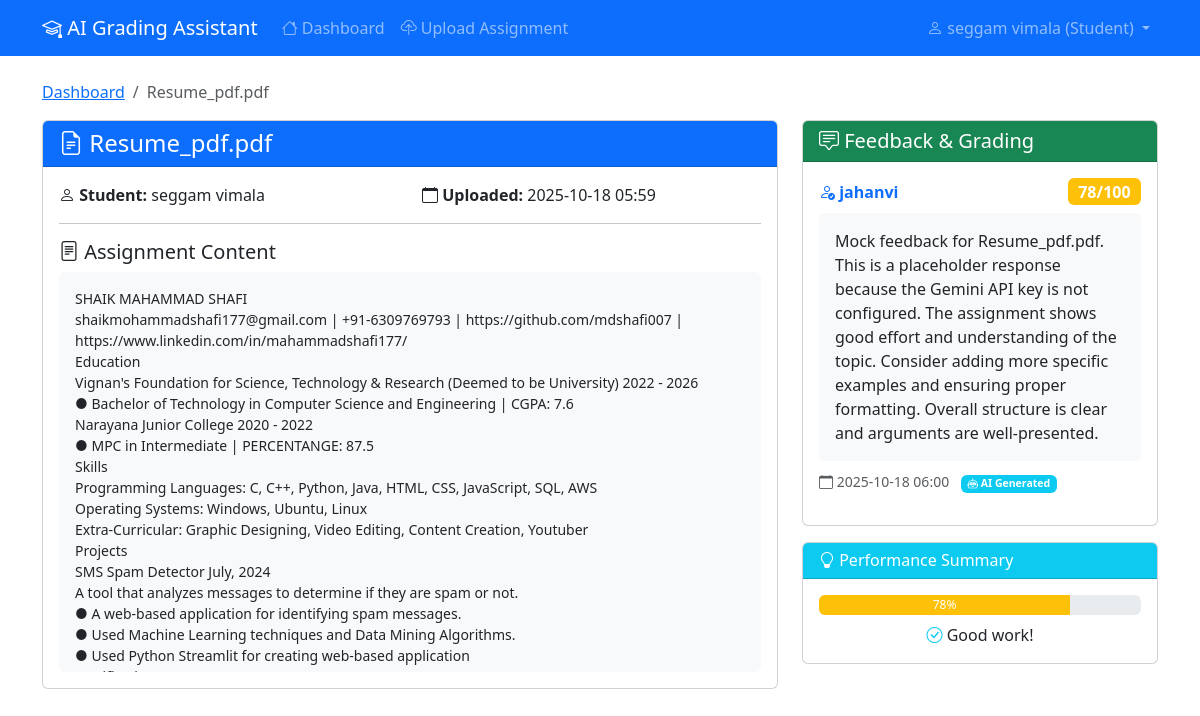
/assignment/1 (signed in), run on the app's committed database.
### StudyBuddy/models.py (models this page shows, shortened)
class User(UserMixin, db.Model):
    id = db.Column(db.Integer, primary_key=True)
    name = db.Column(db.String(100), nullable=False)
    email = db.Column(db.String(120), unique=True, nullable=False)
    password_hash = db.Column(db.String(200), nullable=False)
    role = db.Column(db.String(20), nullable=False)  # 'student' or 'teacher'
    created_at = db.Column(db.DateTime, default=datetime.utcnow)
    assignments = db.relationship('Assignment', backref='student', lazy=True, foreign_keys='Assignment.student_id')
    feedbacks = db.relationship('Feedback', backref='teacher', lazy=True, foreign_keys='Feedback.teacher_id')

class Assignment(db.Model):
    id = db.Column(db.Integer, primary_key=True)
    student_id = db.Column(db.Integer, db.ForeignKey('user.id'), nullable=False)
    filename = db.Column(db.String(255), nullable=False)
    filepath = db.Column(db.String(500), nullable=False)
    text_content = db.Column(db.Text, nullable=True)
    uploaded_at = db.Column(db.DateTime, default=datetime.utcnow)
    feedbacks = db.relationship('Feedback', backref='assignment', lazy=True, cascade='all, delete-orphan')

class Feedback(db.Model):
    id = db.Column(db.Integer, primary_key=True)
    assignment_id = db.Column(db.Integer, db.ForeignKey('assignment.id'), nullable=False)
    teacher_id = db.Column(db.Integer, db.ForeignKey('user.id'), nullable=False)
    content = db.Column(db.Text, nullable=False)
    score = db.Column(db.Integer, nullable=True)  # 0-100
    generated_by_ai = db.Column(db.Boolean, default=True)
    created_at = db.Column(db.DateTime, default=datetime.utcnow)

### StudyBuddy/app.py (the view)
@app.route('/assignment/<int:assignment_id>')
@login_required
def view_assignment(assignment_id):
    assignment = Assignment.query.get_or_404(assignment_id)
    if current_user.role == 'student' and assignment.student_id != current_user.id:
        flash('Access denied', 'error')
        return redirect(url_for('student_dashboard'))
    feedbacks = Feedback.query.filter_by(assignment_id=assignment_id).order_by(Feedback.created_at.desc()).all()
    return render_template('view_assignment.html', assignment=assignment, feedbacks=feedbacks)

### StudyBuddy/app.py (called while the page is built)
@login_manager.user_loader
def load_user(user_id):
    return User.query.get(int(user_id))

### StudyBuddy/templates/view_assignment.html (shortened to what this page needs)
{% extends "base.html" %}
{% block content %}
<div class="row">
    <div class="col-12">
        <nav aria-label="breadcrumb">
            <ol class="breadcrumb">
                <li class="breadcrumb-item">
                    {% if current_user.role == 'student' %}
                        <a href="{{ url_for('student_dashboard') }}">Dashboard</a>
                    {% else %}
                        <a href="{{ url_for('teacher_dashboard') }}">Dashboard</a>
                    {% endif %}
                </li>
                <li class="breadcrumb-item active">{{ assignment.filename }}</li>
            </ol>
        </nav>
    </div>
</div>
<div class="row">
    <div class="col-lg-8">
        <div class="card">
            <div class="card-header bg-primary text-white">
                <h4 class="card-title mb-0">
                    <i class="bi bi-file-earmark-text"></i> {{ assignment.filename }}
                </h4>
            </div>
            <div class="card-body">
                <div class="row mb-3">
                    <div class="col-md-6">
                        <strong><i class="bi bi-person"></i> Student:</strong> {{ assignment.student.name }}
                    </div>
                    <div class="col-md-6">
                        <strong><i class="bi bi-calendar"></i> Uploaded:</strong> {{ assignment.uploaded_at.strftime('%Y-%m-%d %H:%M') }}
                    </div>
                </div>
                <hr>
                <h5><i class="bi bi-file-text"></i> Assignment Content</h5>
                <div class="bg-light p-3 rounded" style="max-height: 400px; overflow-y: auto;">
                    <pre style="white-space: pre-wrap; font-family: inherit;">{{ assignment.text_content or 'No text content extracted.' }}</pre>
                </div>
            </div>
        </div>
    </div>
    <div class="col-lg-4">
        <div class="card">
            <div class="card-header bg-success text-white">
                <h5 class="card-title mb-0">
                    <i class="bi bi-chat-square-text"></i> Feedback & Grading
                </h5>
            </div>
            <div class="card-body">
                {% if feedbacks %}
                    {% for feedback in feedbacks %}
                    <div class="feedback-item mb-3 {% if not loop.last %}border-bottom pb-3{% endif %}">
                        <div class="d-flex justify-content-between align-items-center mb-2">
                            <strong class="text-primary">
                                <i class="bi bi-person-check"></i> {{ feedback.teacher.name }}
                            </strong>
                            {% if feedback.score %}
                            <span class="badge bg-{{ 'success' if feedback.score >= 80 else 'warning' if feedback.score >= 60 else 'danger' }} fs-6">
                                {{ feedback.score }}/100
                            </span>
                            {% endif %}
                        </div>
                        <div class="feedback-content bg-light p-3 rounded mb-2">
                            <p class="mb-0">{{ feedback.content }}</p>
                        </div>
                        <div class="feedback-meta">
                            <small class="text-muted">
                                <i class="bi bi-calendar"></i> {{ feedback.created_at.strftime('%Y-%m-%d %H:%M') }}
                                {% if feedback.generated_by_ai %}
                                <span class="badge bg-info ms-2">
                                    <i class="bi bi-robot"></i> AI Generated
                                </span>
                                {% endif %}
                            </small>
                        </div>
                    </div>
                    {% endfor %}
                {% endif %}
            </div>
        </div>
        {% if current_user.role == 'student' and feedbacks %}
        <div class="card mt-3">
            <div class="card-header bg-info text-white">
                <h6 class="card-title mb-0">
                    <i class="bi bi-lightbulb"></i> Performance Summary
                </h6>
            </div>
            <div class="card-body">
                {% set latest_feedback = feedbacks|selectattr('score')|first %}
                {% if latest_feedback %}
                <div class="text-center">
                    <div class="progress mb-2" style="height: 20px;">
                        <div class="progress-bar bg-{{ 'success' if latest_feedback.score >= 80 else 'warning' if latest_feedback.score >= 60 else 'danger' }}"
                             style="width: {{ latest_feedback.score }}%">
                            {{ latest_feedback.score }}%
                        </div>
                    </div>
                    <p class="mb-0">
                        {% if latest_feedback.score >= 90 %}
                            <i class="bi bi-trophy text-warning"></i> Excellent work!
                        {% elif latest_feedback.score >= 80 %}
                            <i class="bi bi-star text-success"></i> Great job!
                        {% elif latest_feedback.score >= 70 %}
                            <i class="bi bi-check-circle text-info"></i> Good work!
                        {% elif latest_feedback.score >= 60 %}
                            <i class="bi bi-exclamation-circle text-warning"></i> Needs improvement
                        {% else %}
                            <i class="bi bi-x-circle text-danger"></i> Requires significant improvement
                        {% endif %}
                    </p>
                </div>
                {% endif %}
            </div>
        </div>
        {% endif %}
    </div>
</div>
{% endblock %}

### StudyBuddy/templates/base.html (shortened to what this page needs)
<!DOCTYPE html>
<html lang="en">
<head>
    <link href="https://cdn.jsdelivr.net/npm/bootstrap@5.3.0/dist/css/bootstrap.min.css" rel="stylesheet">
    <link href="https://cdn.jsdelivr.net/npm/bootstrap-icons@1.10.0/font/bootstrap-icons.css" rel="stylesheet">
</head>
<body>
    <nav class="navbar navbar-expand-lg navbar-dark bg-primary">
        <div class="container">
            <a class="navbar-brand" href="{{ url_for('index') }}">
                <i class="bi bi-mortarboard"></i> AI Grading Assistant
            </a>
            {% if current_user.is_authenticated %}
            <div class="collapse navbar-collapse" id="navbarNav">
                <ul class="navbar-nav me-auto">
                    {% if current_user.role == 'student' %}
                    <li class="nav-item">
                        <a class="nav-link" href="{{ url_for('student_dashboard') }}">
                            <i class="bi bi-house"></i> Dashboard
                        </a>
                    </li>
                    <li class="nav-item">
                        <a class="nav-link" href="{{ url_for('upload_assignment') }}">
                            <i class="bi bi-cloud-upload"></i> Upload Assignment
                        </a>
                    </li>
                    {% endif %}
                </ul>
                <ul class="navbar-nav">
                    <li class="nav-item dropdown">
                        <a class="nav-link dropdown-toggle" href="#" role="button" data-bs-toggle="dropdown">
                            <i class="bi bi-person"></i> {{ current_user.name }} ({{ current_user.role.title() }})
                        </a>
                    </li>
                </ul>
            </div>
            {% endif %}
        </div>
    </nav>
    <main class="container mt-4">
        {% block content %}{% endblock %}
    </main>
</body>
</html>

### data on the page
User: name "seggam vimala", role "Student", student.name "seggam vimala"
Assignment: filename "Resume_pdf.pdf", uploaded_at "2025-10-18 05:59", text_content "SHAIK MAHAMMAD SHAFI shaikmohammadshafi177@gmail.com | +91-6309769793 | https://github.com/mdshafi007 | https://www.linkedin.com/in/mahammadshafi177/ Education Vignan's Foundation for Science, Technology & Research (Deemed to be University) 2022 - 2026 ● Bachelor of Technology in Computer Science and Engineering | CGPA: 7.6 Narayana Junior College 2020 - 2022 ● MPC in Intermediate | PERCENTANGE: 87.5 Skills Programming Languages: C, C++, Python, Java, HTML, CSS, JavaScript, SQL, AWS Operating Systems: Windows, Ubuntu, Linux Extra-Curricular: Graphic Designing, Video Editing, Content Creation, Youtuber Projects SMS Spam Detector July, 2024 A tool that analyzes messages to determine if they…"
Feedback: teacher.name "jahanvi", score "78", content "Mock feedback for Resume_pdf.pdf. This is a placeholder response because the Gemini API key is not configured. The assignment shows good effort and understanding of the topic. Consider adding more specific examples and ensuring proper formatting. Overall structure is clear and arguments are well-presented.", created_at "2025-10-18 06:00", generated_by_ai True (drawn)
